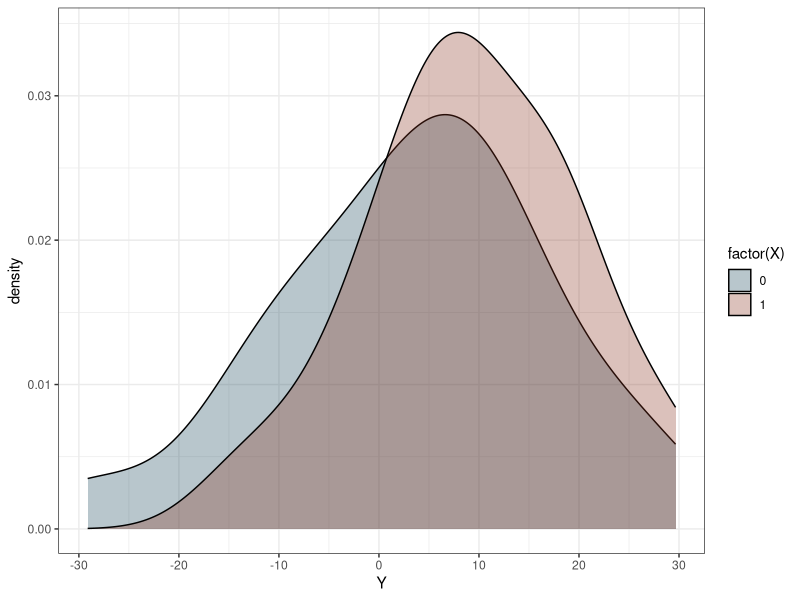

R code for this plot:
## ---- chunk 1
y <- c(2, 4, 8, 10)
cat(y, sep='\n')
## ---- chunk 2
y[2]
## ---- chunk 3
cat(y, sep='\n')
## ---- chunk 4
x <- c(0, 0, 1, 1)
cat(x, sep='\n')
## ---- chunk 5
resids <- c(-1, 1, -1, 1)
cat(resids, sep='\n')
## ---- chunk 6
sd(resids)
## ---- chunk 7
library(ggplot2)
#20 in each cell
X <- rep(c(0, 1), each=20)
#generate Y
Y <- 3 + 6*X
#add noise
Y <- Y + rnorm(40, 0, 10)

df <- data.frame(X=X, Y=Y)

ggplot(df, aes(x=Y)) +
  geom_density(aes(fill=factor(X)), alpha=.3) + 
  scale_fill_manual(values=c('#144256', '#88301B')) + 
  theme_bw()
